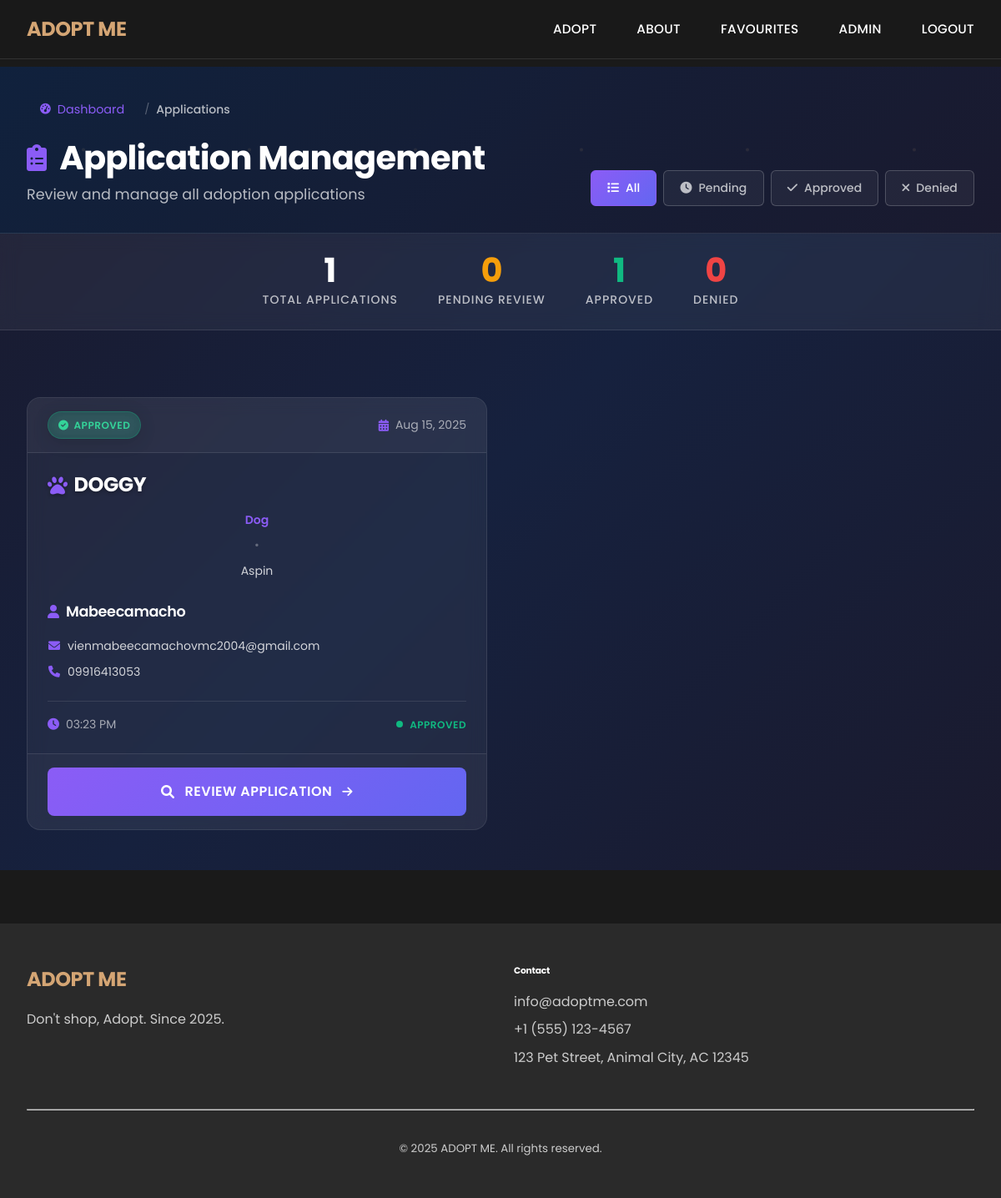
The page /admin/applications (signed in) on the database its author committed.
### tables this page shows
CREATE TABLE adoption_applications (
            id INTEGER PRIMARY KEY AUTOINCREMENT,
            user_id INTEGER NOT NULL,
            pet_id INTEGER NOT NULL,
            status TEXT DEFAULT 'pending',
            application_text TEXT,
            housing_type TEXT,
            has_other_pets BOOLEAN,
            other_pets_description TEXT,
            experience_with_pets TEXT,
            reason_for_adoption TEXT,
            submitted_at TIMESTAMP DEFAULT CURRENT_TIMESTAMP,
            reviewed_at TIMESTAMP,
            admin_notes TEXT,
            FOREIGN KEY (user_id) REFERENCES users (id),
            FOREIGN KEY (pet_id) REFERENCES pets (id)
        );

CREATE TABLE pets (
            id INTEGER PRIMARY KEY AUTOINCREMENT,
            name TEXT NOT NULL,
            species TEXT NOT NULL,
            breed TEXT NOT NULL,
            age INTEGER NOT NULL,
            gender TEXT NOT NULL,
            size TEXT NOT NULL,
            description TEXT,
            special_needs TEXT,
            vaccination_status TEXT,
            photo_filename TEXT,
            location TEXT,
            status TEXT DEFAULT 'available',
            created_at TIMESTAMP DEFAULT CURRENT_TIMESTAMP
        );

CREATE TABLE users (
            id INTEGER PRIMARY KEY AUTOINCREMENT,
            username TEXT UNIQUE NOT NULL,
            email TEXT UNIQUE NOT NULL,
            password_hash TEXT NOT NULL,
            role TEXT NOT NULL DEFAULT 'adopter',
            full_name TEXT,
            phone TEXT,
            address TEXT,
            created_at TIMESTAMP DEFAULT CURRENT_TIMESTAMP
        );

### app.py (the view)
    def decorated_function(*args, **kwargs):
        if 'user_id' not in session or session.get('role') != 'admin':
            flash('Access denied. Admin privileges required.', 'error')
            return redirect(url_for('index'))
        return f(*args, **kwargs)

### app.py (called while the page is built)
@app.template_filter('strftime')
def datetime_filter(dt, format='%B %d, %Y at %I:%M %p'):
    if isinstance(dt, str):
        try:
            dt = datetime.fromisoformat(dt)
        except (ValueError, TypeError):
            return dt  # Return original if can't parse
    if hasattr(dt, 'strftime'):
        return dt.strftime(format)
    return dt

def get_db_connection():
    conn = sqlite3.connect('pet_adoption.db')
    conn.row_factory = sqlite3.Row
    return conn

def admin_required(f):
    def decorated_function(*args, **kwargs):
        if 'user_id' not in session or session.get('role') != 'admin':
            flash('Access denied. Admin privileges required.', 'error')
            return redirect(url_for('index'))
        return f(*args, **kwargs)
    decorated_function.__name__ = f.__name__
    return decorated_function

@app.route('/admin/applications')
@admin_required
def admin_applications():
    status_filter = request.args.get('status', 'all')
    conn = get_db_connection()
    query = '''
        SELECT a.*, p.name as pet_name, p.species, p.breed,
               u.full_name as applicant_name, u.email as applicant_email, u.phone as applicant_phone
        FROM adoption_applications a
        JOIN pets p ON a.pet_id = p.id
        JOIN users u ON a.user_id = u.id
    '''
    params = []
    if status_filter != 'all':
        query += ' WHERE a.status = ?'
        params.append(status_filter)
    query += ' ORDER BY a.submitted_at DESC'
    applications = conn.execute(query, params).fetchall()
    conn.close()
    return render_template('admin_applications.html', applications=applications, status_filter=status_filter)

### templates/admin_applications.html (shortened to what this page needs)
{% extends "base.html" %}
{% block content %}
<div class="admin-applications-page">
    <div class="admin-page-header" data-aos="fade-down">
        <div class="container">
            <div class="page-header-content">
                <div class="header-left">
                    <div class="page-breadcrumb">
                        <a href="{{ url_for('admin_dashboard') }}" class="breadcrumb-link">
                            <i class="fas fa-tachometer-alt"></i>
                            Dashboard
                        </a>
                        <span class="breadcrumb-separator">/</span>
                        <span class="breadcrumb-current">Applications</span>
                    </div>
                    <h1 class="page-title">
                        <i class="fas fa-clipboard-list"></i>
                        Application Management
                    </h1>
                    <p class="page-subtitle">Review and manage all adoption applications</p>
                </div>
                <div class="header-right">
                    <div class="filter-buttons">
                        <a href="{{ url_for('admin_applications', status='all') }}"
                            class="filter-btn {{ 'active' if status_filter == 'all' else '' }}">
                            <i class="fas fa-list"></i>
                            <span>All</span>
                        </a>
                        <a href="{{ url_for('admin_applications', status='pending') }}"
                            class="filter-btn pending {{ 'active' if status_filter == 'pending' else '' }}">
                            <i class="fas fa-clock"></i>
                            <span>Pending</span>
                        </a>
                        <a href="{{ url_for('admin_applications', status='approved') }}"
                            class="filter-btn approved {{ 'active' if status_filter == 'approved' else '' }}">
                            <i class="fas fa-check"></i>
                            <span>Approved</span>
                        </a>
                        <a href="{{ url_for('admin_applications', status='denied') }}"
                            class="filter-btn denied {{ 'active' if status_filter == 'denied' else '' }}">
                            <i class="fas fa-times"></i>
                            <span>Denied</span>
                        </a>
                    </div>
                </div>
            </div>
        </div>
    </div>
    <div class="applications-stats-bar" data-aos="fade-up">
        <div class="container">
            <div class="stats-row">
                {% set total_applications = applications|length if applications else 0 %}
                {% set pending_count = applications|selectattr('status', 'equalto', 'pending')|list|length if
                applications else 0 %}
                {% set approved_count = applications|selectattr('status', 'equalto', 'approved')|list|length if
                applications else 0 %}
                {% set denied_count = applications|selectattr('status', 'equalto', 'denied')|list|length if applications
                else 0 %}
                <div class="stat-item">
                    <div class="stat-number">{{ total_applications }}</div>
                    <div class="stat-label">Total Applications</div>
                </div>
                <div class="stat-item">
                    <div class="stat-number pending">{{ pending_count }}</div>
                    <div class="stat-label">Pending Review</div>
                </div>
                <div class="stat-item">
                    <div class="stat-number approved">{{ approved_count }}</div>
                    <div class="stat-label">Approved</div>
                </div>
                <div class="stat-item">
                    <div class="stat-number denied">{{ denied_count }}</div>
                    <div class="stat-label">Denied</div>
                </div>
            </div>
        </div>
    </div>
    <div class="applications-content-section">
        <div class="container">
            {% if applications %}
            <div class="applications-grid" data-aos="fade-up" data-aos-delay="200">
                {% for app in applications %}
                <div class="modern-application-card" data-aos="zoom-in" data-aos-delay="{{ loop.index * 100 }}">
                    <div class="application-card-header">
                        <div class="application-status">
                            {% if app.status == 'pending' %}
                            <span class="status-badge pending">
                                <i class="fas fa-clock"></i>
                                Pending Review
                            </span>
                            {% elif app.status == 'approved' %}
                            <span class="status-badge approved">
                                <i class="fas fa-check-circle"></i>
                                Approved
                            </span>
                            {% elif app.status == 'denied' %}
                            <span class="status-badge denied">
                                <i class="fas fa-times-circle"></i>
                                Denied
                            </span>
                            {% endif %}
                        </div>
                        <div class="application-date">
                            <i class="fas fa-calendar-alt"></i>
                            {{ app.submitted_at | strftime('%b %d, %Y') }}
                        </div>
                    </div>
                    <div class="application-card-body">
                        <div class="pet-info-section">
                            <h3 class="pet-name">
                                <i class="fas fa-paw"></i>
                                {{ app.pet_name }}
                            </h3>
                            <div class="pet-details">
                                <span class="species">{{ app.species | title }}</span>
                                <span class="separator">•</span>
                                <span class="breed">{{ app.breed }}</span>
                            </div>
                        </div>
                        <div class="applicant-info-section">
                            <div class="applicant-header">
                                <i class="fas fa-user"></i>
                                <h4 class="applicant-name">{{ app.applicant_name }}</h4>
                            </div>
                            <div class="contact-info">
                                <div class="contact-item">
                                    <i class="fas fa-envelope"></i>
                                    <span>{{ app.applicant_email }}</span>
                                </div>
                                {% if app.applicant_phone %}
                                <div class="contact-item">
                                    <i class="fas fa-phone"></i>
                                    <span>{{ app.applicant_phone }}</span>
                                </div>
                                {% endif %}
                            </div>
                        </div>
                        <div class="application-meta">
                            <div class="submitted-time">
                                <i class="fas fa-clock"></i>
                                {{ app.submitted_at | strftime('%I:%M %p') }}
                            </div>
                            {% if app.status != 'pending' %}
                            <div class="priority-indicator priority-{{ app.status }}">
                                <span class="priority-dot"></span>
                                {{ app.status | title }}
                            </div>
                            {% endif %}
                        </div>
                    </div>
                    <div class="application-card-actions">
                        <a href="{{ url_for('admin_application_detail', app_id=app.id) }}" class="review-btn">
                            <i class="fas fa-search"></i>
                            <span>Review Application</span>
                            <i class="fas fa-arrow-right"></i>
                        </a>
                    </div>
                </div>
                {% endfor %}
            </div>
            {% endif %}
        </div>
    </div>
</div>
{% endblock %}

### rows shown on the page
adoption_applications: shows "APPROVED", submitted_at|strftime "Aug 15, 2025", pet_name "DOGGY", species "Dog", breed "Aspin", applicant_name "Mabeecamacho", applicant_email "vienmabeecamachovmc2004@gmail.com", applicant_phone "09916413053", submitted_at|strftime "03:23 PM", status "APPROVED"

### other values the page prints
{{ total_applications }} "1"
{{ pending_count }} "0"
{{ approved_count }} "1"
{{ denied_count }} "0"
